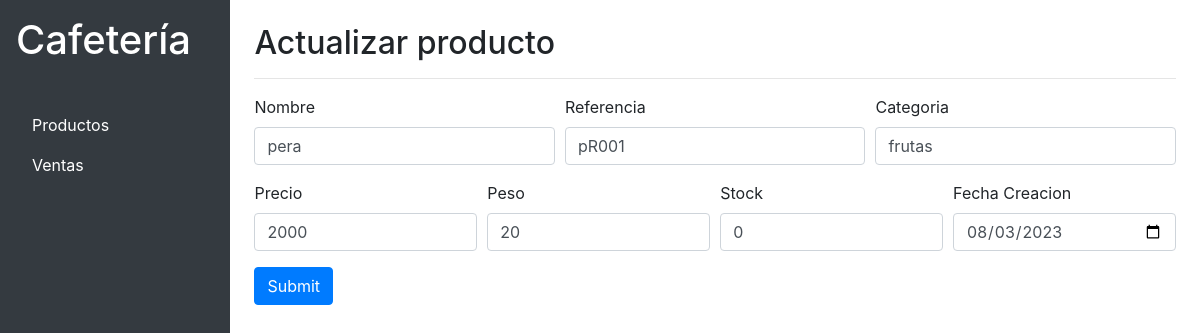
Screenshot of /Product/actualizar?id=2 with the database file from the repository.
### tables this page shows
CREATE TABLE `productos` (
  `id` int(11) NOT NULL,
  `nombre_producto` varchar(255) NOT NULL,
  `referencia` varchar(50) NOT NULL,
  `precio` int(11) NOT NULL,
  `peso` int(11) NOT NULL,
  `categoria` varchar(100) NOT NULL,
  `stock` int(11) NOT NULL,
  `fecha_creacion` date NOT NULL
);

### App/Controllers/ProductController.php (called while the page is built, shortened)
<?php
require_once 'App/Models/ProductModel.php';
class ProductController
{
    private $productModel;
    public function __construct()
    {
        $this->productModel = new ProductModel();
    }
    public function actualizar()
    {
        $id = "";
        if (isset($_GET['id'])) {
            $id = $_GET['id'];
        }
        $producto = $this->productModel->listar_id($id);
        $pro= (object) $producto;
        $actual = true;
        require_once 'App/Views/Product/registro.php';
    }
}

### config/Database.php (called while the page is built, shortened)
<?php
class Database
{
    private $pdo;
    private $host = 'localhost';
    private $db_name = 'cafeteria';
    private $username = 'root';
    private $password = '';
    private $charset = 'utf8mb4';
    public function __construct()
    {
        $dsn = "mysql:host=$this->host;dbname=$this->db_name;charset=$this->charset";
        $options = [
            PDO::ATTR_ERRMODE            => PDO::ERRMODE_EXCEPTION,
            PDO::ATTR_DEFAULT_FETCH_MODE => PDO::FETCH_ASSOC,
            PDO::ATTR_EMULATE_PREPARES   => false,
        ];
        try {
            $this->pdo = new PDO($dsn, $this->username, $this->password, $options);
        } catch (PDOException $e) {
            die("Error de conexión: " . $e->getMessage());
        }
    }
    public function getConnection()
    {
        return $this->pdo;
    }
}

### App/Models/ProductModel.php (called while the page is built, shortened)
<?php
require_once 'Config/Database.php';
class ProductModel
{
    private $db;
    public function __construct()
    {
        $database = new Database();
        $this->db = $database->getConnection();
    }
    public function listar_id($id)
    {
        try {
            $query = "SELECT * FROM productos WHERE id = ?";
            $stmt = $this->db->prepare($query);
            $stmt->execute([$id]);
            return $stmt->fetch(PDO::FETCH_ASSOC);
        } catch (PDOException $e) {
            echo 'Error al obtener el producto por su ID: ' . $e->getMessage();
            exit;
        }
    }
}

### App/Views/Product/registro.php (the view, shortened to what this page needs)
<?php if (isset($actual)) : ?>
<h2>Actualizar producto</h2>
<?php
  $action = base_url . 'Product/actualizar';
  ?>
<?php else : ?>
<h2>Registro de productos</h2>
<?php $action = base_url . 'Product/guardar'; ?>
<?php endif; ?>
<hr>
<form class="mb-4" action="<?= $action ?>" method="post">
    <div class="form-row">
        <div class="form-group col-md-4">
            <label for="nombre">Nombre</label>
            <input type="text" class="form-control" name="nombre" id="nombre" placeholder="Nombre"
                value="<?= isset($pro) ? $pro->nombre_producto : "" ?>" required>
        </div>
        <div class="form-group col-md-4">
            <label for="referencia">Referencia</label>
            <input type="text" class="form-control" name="referencia" id="referencia" placeholder="Referencia"
                value="<?= isset($pro) ? $pro->referencia : "" ?>" required>
        </div>
        <div class="form-group col-md-4">
            <label for="categoria">Categoria</label>
            <input type="text" class="form-control" name="categoria" id="categoria" placeholder="Categoria"
                value="<?= isset($pro) ? $pro->categoria : "" ?>" required>
        </div>
    </div>
    <div class="form-row">
        <div class="form-group col-md-3">
            <label for="precio">Precio</label>
            <input type="number" class="form-control" name="precio" id="precio" placeholder="Precio"
                value="<?= isset($pro) ? $pro->precio : "" ?>" required>
        </div>
        <div class="form-group col-md-3">
            <label for="peso">Peso</label>
            <input type="number" class="form-control" name="peso" id="peso" placeholder="Peso"
                value="<?= isset($pro) ? $pro->peso : "" ?>" required>
        </div>
        <div class="form-group col-md-3">
            <label for="stock">Stock</label>
            <input type="number" class="form-control" name="stock" id="stock" placeholder="Stock"
                value="<?= isset($pro) ? $pro->stock : "" ?>" required>
        </div>
        <div class="form-group col-md-3">
            <label for="fecha">Fecha Creacion</label>
            <input type="date" class="form-control" name="fecha" id="fecha"
                value="<?= isset($pro) ? $pro->fecha_creacion : "" ?>" required>
        </div>
    </div>
    <button type="submit" class="btn btn-primary">Submit</button>
</form>

### rows the page displays
productos: nombre "pera", referencia "pR001", categoria "frutas", precio "2000", peso "20", stock "0", fecha "08/03/2023"
